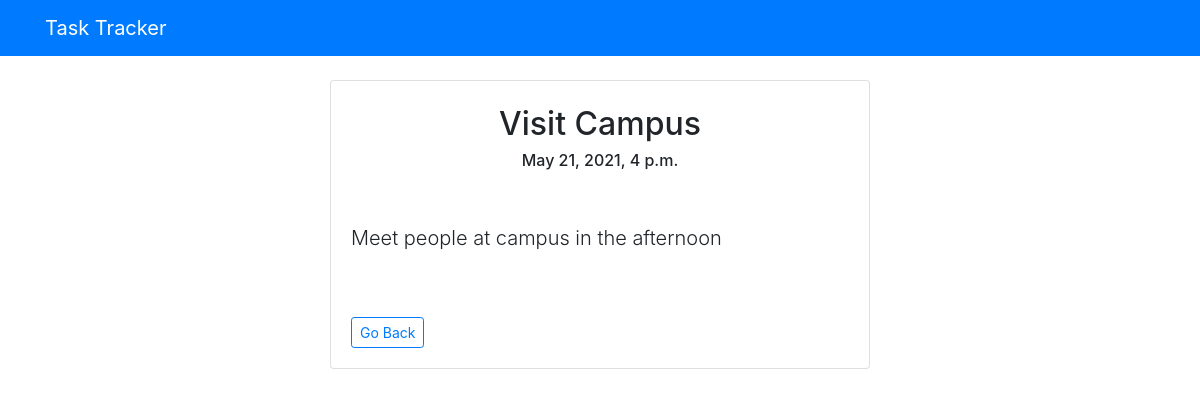
Page /details/3/ on the committed database.
### todos/models.py (models this page shows, shortened)
class Todo(models.Model):
    title = models.CharField('Title', max_length=200)
    text = models.TextField('Description')
    created_at = models.DateTimeField(auto_now_add=True, blank=False)
    todo_time = models.DateTimeField('Assign Time', default=datetime.now, blank=False)

### todos/views.py (the view)
# urls.py: path('details/<int:todo_id>/', views.details),
def details(request, todo_id):
    todo = Todo.objects.get(id=todo_id)
    context = {
        'todo': todo
    }
    return render(request, 'details.html', context)

### templates/details.html (shortened to what this page needs)
{% extends 'partials/header.html' %}
{% block content %}
<div class='card mb-3'>
    <br>
    <h2 class="text-center">
        {{todo.title}}
    </h2>
    <h6 class="text-center">
        {{todo.todo_time}}
    <br>
    <div class='card-body'>
        <p class="lead">
            {{todo.text}}
        </p>
        <br>
        <br>
        <a href="/todos" class="btn btn-outline-primary btn-sm float-left">
            Go Back
        </a>
    </div>
</div>
{% endblock %}

### todos/static/css/style.css (style rules this page uses)
a { color: green; }

### rows in the picture
Todo: title "Visit Campus", todo_time "May 21, 2021, 4 p.m.", text "Meet people at campus in the afternoon"
